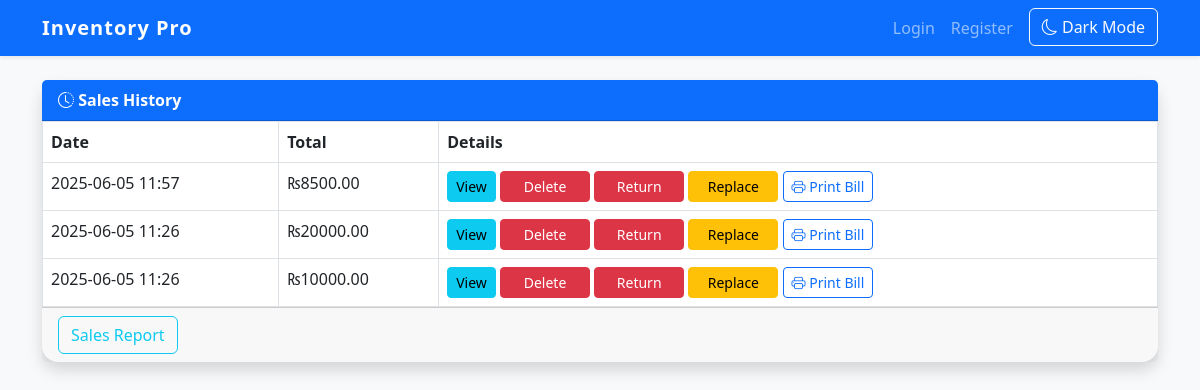
Page /sales_history on the committed database.
### app/models.py (models this page shows)
class Sale(db.Model):
    id = db.Column(db.Integer, primary_key=True)
    date = db.Column(db.DateTime, server_default=db.func.now())
    total = db.Column(db.Float, nullable=False)
    payment_method = db.Column(db.String(32), nullable=True)
    items = db.relationship('SaleItem', backref='sale', lazy=True)

### app/routes.py (the view)
@main.route('/sales_history')
def sales_history():
    sales = Sale.query.order_by(Sale.date.desc()).all()
    profits = []
    for sale in sales:
        profit = sum((item.price - (item.product.cost_price or 0)) * item.quantity for item in sale.items)
        profits.append(profit)
    return render_template('sales_history.html', sales=sales, profits=profits)

### app/models.py (called while the page is built)
    @property
    def total(self):
        return self.price * self.quantity

### app/templates/sales_history.html (shortened to what this page needs)
{% extends 'base.html' %}
{% block content %}
<div class="card shadow border-0 mb-4">
    <div class="card-header bg-primary text-white">
        <strong><i class="bi bi-clock-history"></i> Sales History</strong>
    </div>
    <div class="card-body p-0">
        <table class="table table-bordered table-hover mb-0">
            <thead>
                <tr>
                    <th>Date</th>
                    <th>Total</th>
                    <th>Details</th>
                </tr>
            </thead>
            <tbody>
                {% for i in range(sales|length) %}
                    {% set sale = sales[i] %}
                    {% set profit = profits[i] %}
                <tr>
                    <td>{{ sale.date.strftime('%Y-%m-%d %H:%M') }}</td>
                    <td>₨{{ "%.2f"|format(sale.total) }}</td>
                    <td>
                        <button class="btn btn-sm btn-info" type="button" data-bs-toggle="collapse" data-bs-target="#sale{{ sale.id }}">View</button>
                        <form method="POST" action="{{ url_for('main.delete_sale', sale_id=sale.id) }}" style="display:inline;">
                            <button type="submit" class="btn btn-danger btn-sm" onclick="return confirm('Delete this invoice?')">Delete</button>
                        </form>
                        <a href="{{ url_for('main.sale_return', sale_id=sale.id) }}" class="btn btn-sm btn-danger">Return</a>
                        <a href="{{ url_for('main.replace_product', sale_id=sale.id) }}" class="btn btn-sm btn-warning">Replace</a>
                        <a href="{{ url_for('main.print_bill', sale_id=sale.id) }}" class="btn btn-outline-primary btn-sm" target="_blank">
                            <i class="bi bi-printer"></i> Print Bill
                        </a>
                    </td>
                </tr>
                {% endfor %}
            </tbody>
        </table>
    </div>
    <div class="card-footer">
        <a href="{{ url_for('main.sales_report') }}" class="btn btn-outline-info">Sales Report</a>
    </div>
</div>
{% endblock %}

### app/templates/base.html (style rules this page uses)
body { background-color: #f8f9fa; }
.card { border-radius: 1rem; }
.table thead th { vertical-align: middle; }
.btn-primary, .btn-success, .btn-warning, .btn-danger { min-width: 90px; }

### rows in the picture
Sale: date "2025-06-05 11:57", total "8500.00"
Sale: date "2025-06-05 11:26", total "20000.00"
Sale: date "2025-06-05 11:26", total "10000.00"
